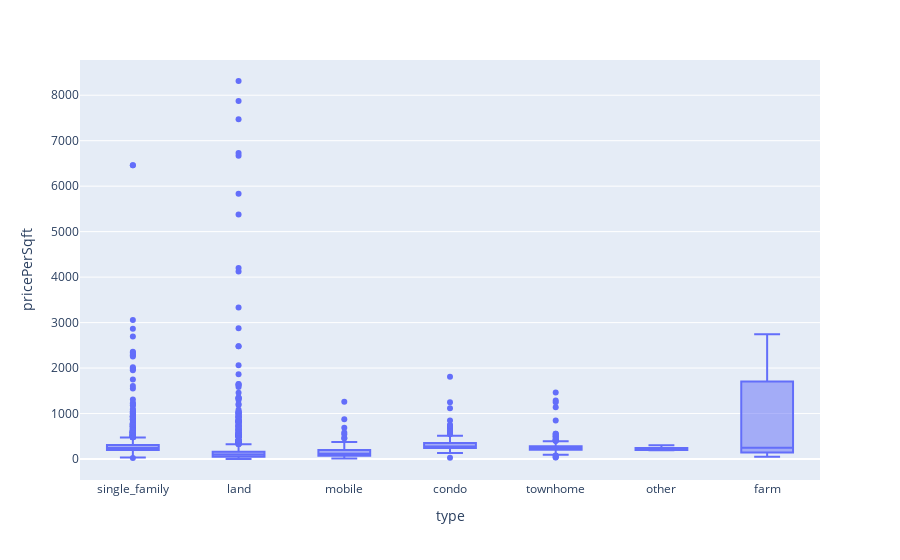

This figure's notebook cell:
### Markdown cell above
## Interactive Box Diagram

### Code cell
#| echo: true 
#| code-fold: true
fig3 = px.box(df, x="type", y="pricePerSqft")
fig3.show()

### Figure 1 — Plotly figure (JSON) as saved in the notebook; plotly's stock layout.template omitted (floating-point values rounded to 4 significant figures; data arrays with more than 128 entries replaced by an {"elided": "..."} marker saying what was removed)
{"data": [{"alignmentgroup": "True", "hovertemplate": "type=%{x}<br>pricePerSqft=%{y}<extra></extra>", "legendgroup": "", "marker": {"color": "#636efa"}, "name": "", "notched": false, "offsetgroup": "", "orientation": "v", "showlegend": false, "type": "box", "x": {"elided": "4421 str values"}, "x0": " ", "xaxis": "x", "y": {"elided": "4421 float values"}, "y0": " ", "yaxis": "y"}], "layout": {"boxmode": "group", "legend": {"tracegroupgap": 0}, "margin": {"t": 60}, "xaxis": {"anchor": "y", "domain": [0, 1], "title": {"text": "type"}}, "yaxis": {"anchor": "x", "domain": [0, 1], "title": {"text": "pricePerSqft"}}}}
